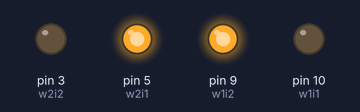
Simulated run of this sketch. Board: Arduino Uno, built with avr-gcc and run on an emulated ATmega328P. Parts: output pins drawn as LEDs (lit = HIGH).

Above: at 0.1 s.
Timing chart, 0 to 1.6 s (numbered marks = the images above):
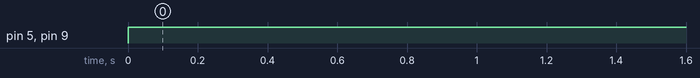

Measured:
- by itself, pin 5 (w2i1), pin 9 (w1i2): LOW → HIGH at 0.00 s

The sketch:

us.ino
```cpp
// WHEELS
int w1i1=10;
int w1i2=9;
int w2i1=5;
int w2i2=3;

void setup(){
  pinMode(w1i1, OUTPUT);
  pinMode(w1i2, OUTPUT);
  pinMode(w2i1, OUTPUT);
  pinMode(w2i2, OUTPUT);
  Serial.begin(9600);

}

void initial() {
  digitalWrite(w1i2,LOW);
  digitalWrite(w2i1,LOW);
  digitalWrite(w1i1,LOW);
  digitalWrite(w2i2,LOW);

}

void forward() {
  digitalWrite(w1i2,HIGH);
  digitalWrite(w2i1,HIGH);
  digitalWrite(w1i1,LOW);
  digitalWrite(w2i2,LOW);

}

void backward() {
  digitalWrite(w1i2,LOW);
  digitalWrite(w2i1,LOW);
  digitalWrite(w1i1,HIGH);
  digitalWrite(w2i2,HIGH);

}

void left() {
  digitalWrite(w1i2,HIGH);
  digitalWrite(w2i1,HIGH);
  digitalWrite(w1i1,LOW);
  digitalWrite(w2i2,LOW);

}

void right() {
  digitalWrite(w1i2,LOW);
  digitalWrite(w2i1,LOW);
  digitalWrite(w1i1,HIGH);
  digitalWrite(w2i2,HIGH);

}


//ULTRASONIC SENSOR
int trigpin=1;
int echopin=2;
int t,distance;
int ultrasonic(){
  pinMode(trigpin,OUTPUT);
  pinMode(echopin,INPUT);
  digitalWrite(trigpin,LOW);
  delayMicroseconds(2);
  digitalWrite(trigpin,HIGH);
  delayMicroseconds(5);
  digitalWrite(trigpin,LOW);
  t=pulseIn(echopin,HIGH);
  distance=(t/58.2);
  return distance;

}


void loop() {
  if (distance<20)
  {
    forward();
    delay(1000);
  }
  else
  {
    left();
  }
}
```
